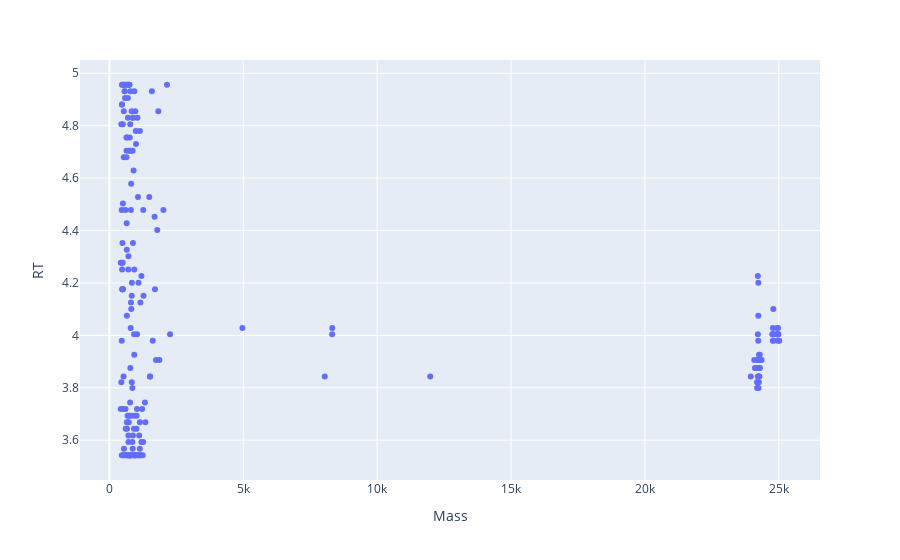
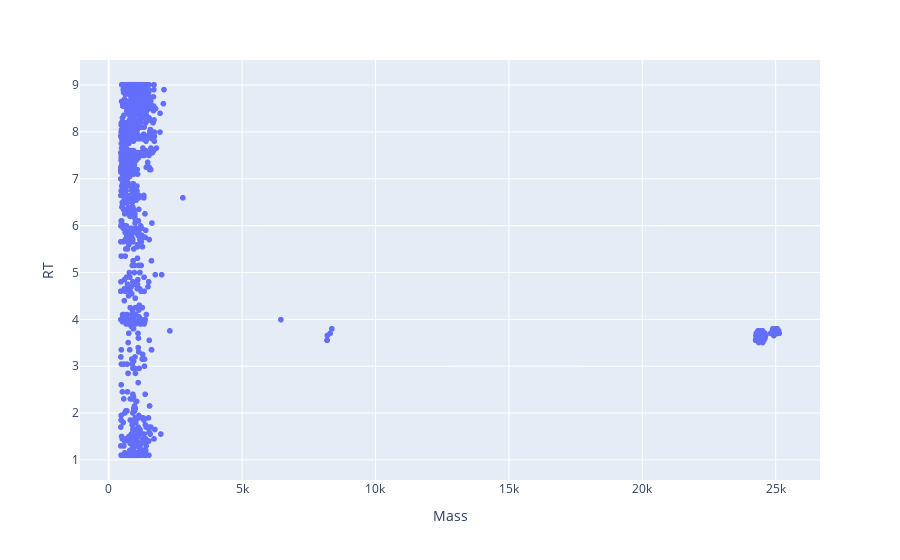

Write notebook code for charts like these, in order.
### Code cell
df0_ctrl = load_uc_glu(1)
df0_ctrl_alkb = load_uc_glu(2)
plotly_zone(df0_ctrl)

df1_ctrl = load_uc2(5, intact=True)
df1_ctrl_alkb = load_uc2(6, intact=True)
plotly_zone(df1_ctrl)

### Figure 1 — Plotly figure (JSON) as saved in the notebook; plotly's stock layout.template omitted (floating-point values rounded to 4 significant figures; data arrays with more than 128 entries replaced by an {"elided": "..."} marker saying what was removed)
{"data": [{"hovertemplate": "Mass=%{x}<br>RT=%{y}<extra></extra>", "legendgroup": "", "marker": {"color": "#636efa", "symbol": "circle"}, "mode": "markers", "name": "", "orientation": "v", "showlegend": false, "type": "scatter", "x": {"elided": "208 float values"}, "xaxis": "x", "y": {"elided": "208 float values"}, "yaxis": "y"}], "layout": {"legend": {"tracegroupgap": 0}, "margin": {"t": 60}, "xaxis": {"anchor": "y", "domain": [0, 1], "title": {"text": "Mass"}}, "yaxis": {"anchor": "x", "domain": [0, 1], "title": {"text": "RT"}}}}

### Figure 2 — Plotly figure (JSON) as saved in the notebook; plotly's stock layout.template omitted (floating-point values rounded to 4 significant figures; data arrays with more than 128 entries replaced by an {"elided": "..."} marker saying what was removed)
{"data": [{"hovertemplate": "Mass=%{x}<br>RT=%{y}<extra></extra>", "legendgroup": "", "marker": {"color": "#636efa", "symbol": "circle"}, "mode": "markers", "name": "", "showlegend": false, "type": "scattergl", "x": {"elided": "1473 float values"}, "xaxis": "x", "y": {"elided": "1473 float values"}, "yaxis": "y"}], "layout": {"legend": {"tracegroupgap": 0}, "margin": {"t": 60}, "xaxis": {"anchor": "y", "domain": [0, 1], "title": {"text": "Mass"}}, "yaxis": {"anchor": "x", "domain": [0, 1], "title": {"text": "RT"}}}}
